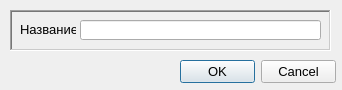
<?xml version="1.0" encoding="UTF-8"?>
<ui version="4.0">
 <class>QSaveGraphDialog</class>
 <widget class="QDialog" name="QSaveGraphDialog">
  <property name="geometry">
   <rect>
    <x>0</x>
    <y>0</y>
    <width>342</width>
    <height>90</height>
   </rect>
  </property>
  <property name="minimumSize">
   <size>
    <width>342</width>
    <height>90</height>
   </size>
  </property>
  <property name="maximumSize">
   <size>
    <width>342</width>
    <height>90</height>
   </size>
  </property>
  <property name="font">
   <font>
    <pointsize>10</pointsize>
   </font>
  </property>
  <property name="windowTitle">
   <string>Сохранение агрегата</string>
  </property>
  <property name="windowIcon">
   <iconset resource="../../resources.qrc">
    <normaloff>:/images/G.png</normaloff>:/images/G.png</iconset>
  </property>
  <widget class="QDialogButtonBox" name="buttonBox">
   <property name="geometry">
    <rect>
     <x>180</x>
     <y>60</y>
     <width>156</width>
     <height>23</height>
    </rect>
   </property>
   <property name="orientation">
    <enum>Qt::Horizontal</enum>
   </property>
   <property name="standardButtons">
    <set>QDialogButtonBox::Cancel|QDialogButtonBox::Ok</set>
   </property>
  </widget>
  <widget class="QFrame" name="frame">
   <property name="geometry">
    <rect>
     <x>10</x>
     <y>10</y>
     <width>321</width>
     <height>41</height>
    </rect>
   </property>
   <property name="frameShape">
    <enum>QFrame::WinPanel</enum>
   </property>
   <property name="frameShadow">
    <enum>QFrame::Sunken</enum>
   </property>
   <property name="lineWidth">
    <number>4</number>
   </property>
   <property name="midLineWidth">
    <number>1</number>
   </property>
   <widget class="QLineEdit" name="lineEdit">
    <property name="geometry">
     <rect>
      <x>70</x>
      <y>10</y>
      <width>241</width>
      <height>20</height>
     </rect>
    </property>
   </widget>
   <widget class="QLabel" name="label">
    <property name="geometry">
     <rect>
      <x>10</x>
      <y>11</y>
      <width>56</width>
      <height>16</height>
     </rect>
    </property>
    <property name="text">
     <string>Название</string>
    </property>
   </widget>
  </widget>
 </widget>
 <resources>
  <include location="../../resources.qrc"/>
 </resources>
 <connections>
  <connection>
   <sender>buttonBox</sender>
   <signal>accepted()</signal>
   <receiver>QSaveGraphDialog</receiver>
   <slot>accept()</slot>
   <hints>
    <hint type="sourcelabel">
     <x>248</x>
     <y>254</y>
    </hint>
    <hint type="destinationlabel">
     <x>157</x>
     <y>274</y>
    </hint>
   </hints>
  </connection>
  <connection>
   <sender>buttonBox</sender>
   <signal>rejected()</signal>
   <receiver>QSaveGraphDialog</receiver>
   <slot>reject()</slot>
   <hints>
    <hint type="sourcelabel">
     <x>316</x>
     <y>260</y>
    </hint>
    <hint type="destinationlabel">
     <x>286</x>
     <y>274</y>
    </hint>
   </hints>
  </connection>
 </connections>
</ui>
